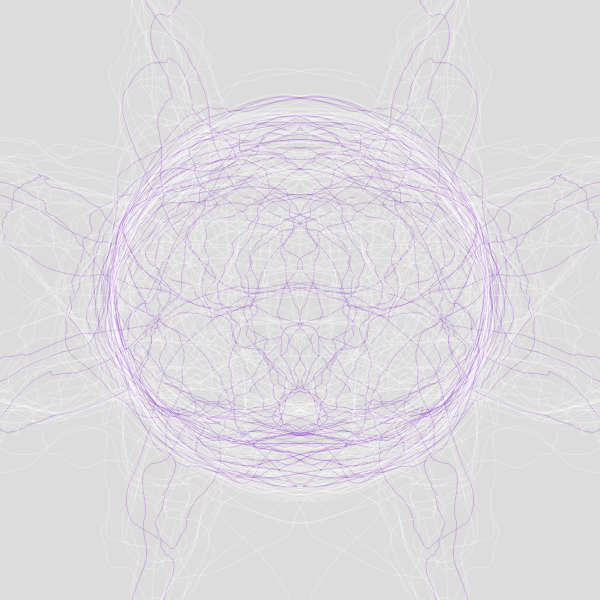
Frame 1 (no input)
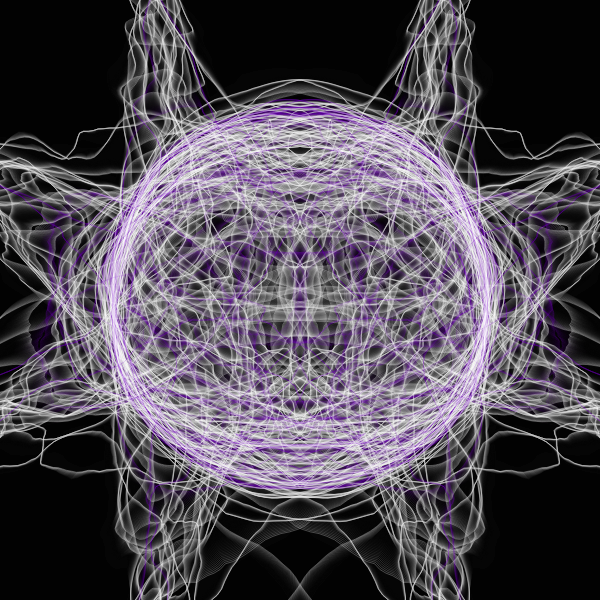
Frame 60 (no input)
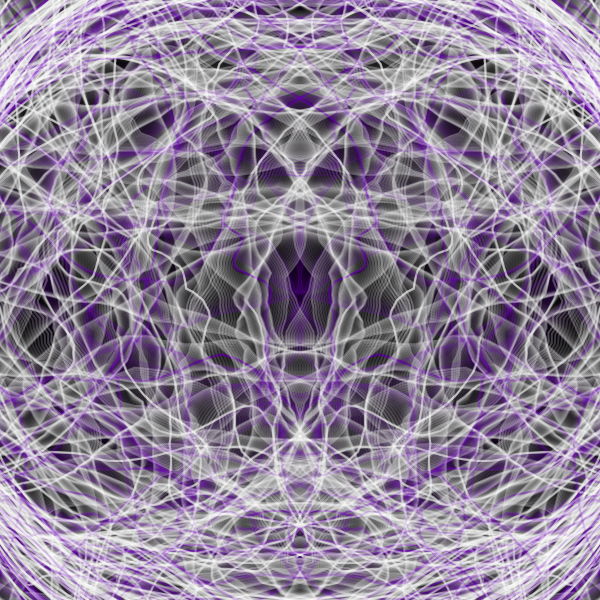
Frame 120 (the mouse pressed at the canvas centre since frame 60)

The p5.js sketch that drew these frames (run headless with seeded random() and noise() and a simulated clock; from frame 60 on, the mouse is pressed at the canvas centre):

// p5.js sketch
// ── sketch.js
let tiempo = 0;
let mouse_exploded = false;

function setup() {
  createCanvas(600, 600);
  noFill();
}

function draw() {
  background(0, 35);
  translate(width / 2, height / 2);

  let explosion_factor = mouse_exploded ? 2 : 1;

  push();
  scale(explosion_factor);

  let cantidad = 600;
  let capas = 40;

  for (let j = 0; j < capas; j++) {

    // violeta más suave
    if (j % 5 === 0) {
      stroke(120, 0, 200, 50);
    } else {
      stroke(255, 70);
    }

    beginShape();
    for (let i = 0; i < cantidad; i++) {

      let ang = map(i, 0, cantidad, 0, TWO_PI);

      // ---------- RUIDO BASE ----------
      let baseNoise = noise(i * 0.015, tiempo * 0.01, j * 0.25);

      // ---------- RUIDO FINO → fractal ----------
      let rippleNoise = noise(i * 0.05, j * 0.1, tiempo * 0.2);

      // ---------- NUEVO: RUIDO GRANULAR (alta frecuencia) ----------
      let grainNoise = noise(i * 0.2, j * 0.3, tiempo * 1.2) * 15;

      // ---------- NUEVO: PULSO ORGÁNICO ----------
      let pulse = sin(tiempo * 1.4 + j * 0.2) * 20;

      // ---------- RADIO ----------
      let radio = 
        100 +
        baseNoise * 350 * sin(tiempo * 0.5 + j) +
        rippleNoise * 40 +
        grainNoise +   // NUEVO
        pulse;          // NUEVO

      let x = radio * cos(ang);
      let y = radio * sin(ang) * sin(tiempo * 0.3 + j);

      // -------- DEFORMACIONES --------

      let deform1 = noise(x * 0.004, y * 0.004, tiempo * 0.05) * 240;
      let deform2 = noise(x * 0.01, y * 0.01, tiempo * 0.1) * 40;

      // ---------- NUEVO: MICRO-VIBRACIÓN (temblor) ----------
      let jitter = sin(ang * 20 + tiempo * 5) * 3;

      vertex(
        x + (deform1 + deform2) * sin(ang * 3) + jitter,
        y + (deform1 + deform2) * cos(ang * 3) + jitter
      );
    }
    endShape(CLOSE);
  }

  // SIMETRÍA
  push();
  scale(-1, 1);

  for (let j = 0; j < capas; j++) {

    if (j % 5 === 0) {
      stroke(120, 0, 200, 50);
    } else {
      stroke(255, 70);
    }

    beginShape();
    for (let i = 0; i < cantidad; i++) {

      let ang = map(i, 0, cantidad, 0, TWO_PI);

      let baseNoise = noise(i * 0.015, tiempo * 0.01, j * 0.25);
      let rippleNoise = noise(i * 0.05, j * 0.1, tiempo * 0.2);
      let grainNoise = noise(i * 0.2, j * 0.3, tiempo * 1.2) * 15;
      let pulse = sin(tiempo * 1.4 + j * 0.2) * 20;

      let radio =
        100 +
        baseNoise * 350 * sin(tiempo * 0.5 + j) +
        rippleNoise * 40 +
        grainNoise +
        pulse;

      let x = radio * cos(ang);
      let y = radio * sin(ang) * sin(tiempo * 0.3 + j);

      let deform1 = noise(x * 0.004, y * 0.004, tiempo * 0.05) * 240;
      let deform2 = noise(x * 0.01, y * 0.01, tiempo * 0.1) * 40;

      let jitter = sin(ang * 20 + tiempo * 5) * 3;

      vertex(
        x + (deform1 + deform2) * sin(ang * 3) + jitter,
        y + (deform1 + deform2) * cos(ang * 3) + jitter
      );
    }
    endShape(CLOSE);
  }

  pop();
  pop();

  tiempo += 0.01;
}

function mousePressed() {
  mouse_exploded = !mouse_exploded;
}
